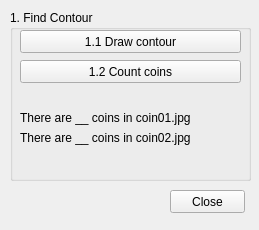
<?xml version="1.0" encoding="UTF-8"?>
<ui version="4.0">
 <class>Q1</class>
 <widget class="QMainWindow" name="Q1">
  <property name="geometry">
   <rect>
    <x>0</x>
    <y>0</y>
    <width>259</width>
    <height>230</height>
   </rect>
  </property>
  <property name="windowTitle">
   <string>Q1</string>
  </property>
  <widget class="QWidget" name="centralwidget">
   <widget class="QGroupBox" name="groupBox">
    <property name="geometry">
     <rect>
      <x>10</x>
      <y>10</y>
      <width>241</width>
      <height>171</height>
     </rect>
    </property>
    <property name="title">
     <string>1. Find Contour</string>
    </property>
    <widget class="QPushButton" name="Button_1_1">
     <property name="geometry">
      <rect>
       <x>10</x>
       <y>20</y>
       <width>221</width>
       <height>23</height>
      </rect>
     </property>
     <property name="text">
      <string>1.1 Draw contour</string>
     </property>
    </widget>
    <widget class="QPushButton" name="Button_1_2">
     <property name="geometry">
      <rect>
       <x>10</x>
       <y>50</y>
       <width>221</width>
       <height>23</height>
      </rect>
     </property>
     <property name="text">
      <string>1.2 Count coins</string>
     </property>
    </widget>
    <widget class="QLabel" name="label">
     <property name="geometry">
      <rect>
       <x>10</x>
       <y>100</y>
       <width>221</width>
       <height>16</height>
      </rect>
     </property>
     <property name="text">
      <string>There are __ coins in coin01.jpg</string>
     </property>
    </widget>
    <widget class="QLabel" name="label_2">
     <property name="geometry">
      <rect>
       <x>10</x>
       <y>120</y>
       <width>221</width>
       <height>16</height>
      </rect>
     </property>
     <property name="text">
      <string>There are __ coins in coin02.jpg</string>
     </property>
    </widget>
   </widget>
   <widget class="QPushButton" name="CloseButton">
    <property name="geometry">
     <rect>
      <x>170</x>
      <y>190</y>
      <width>75</width>
      <height>23</height>
     </rect>
    </property>
    <property name="text">
     <string>Close</string>
    </property>
   </widget>
  </widget>
 </widget>
 <resources/>
 <connections>
  <connection>
   <sender>CloseButton</sender>
   <signal>clicked()</signal>
   <receiver>Q1</receiver>
   <slot>close()</slot>
   <hints>
    <hint type="sourcelabel">
     <x>233</x>
     <y>209</y>
    </hint>
    <hint type="destinationlabel">
     <x>249</x>
     <y>-11</y>
    </hint>
   </hints>
  </connection>
 </connections>
</ui>
